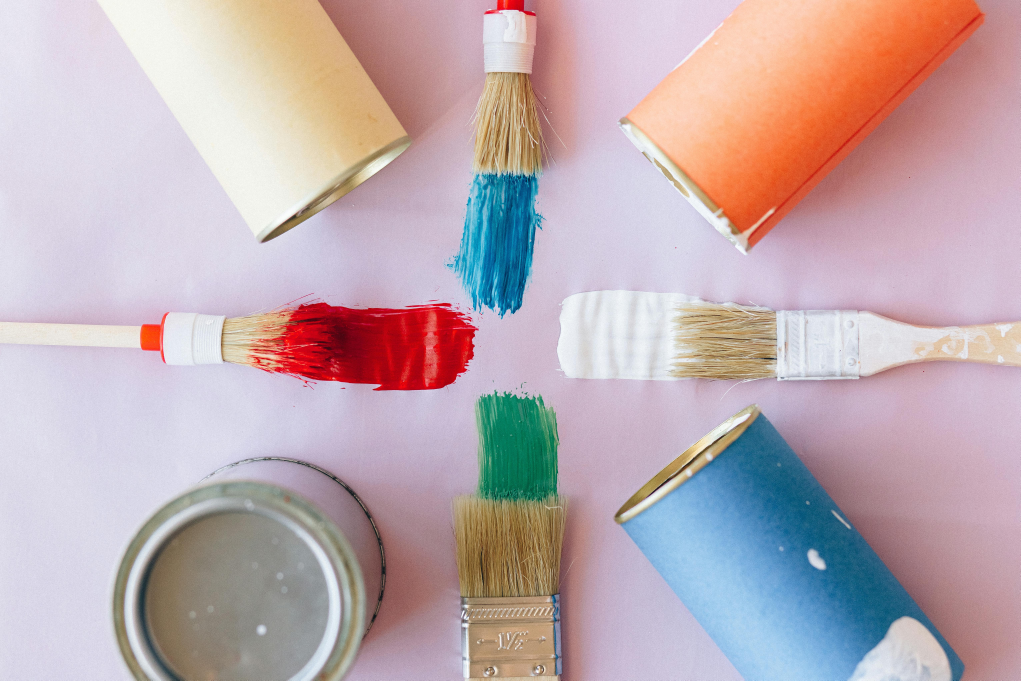
#> input picture TEST.jpg, 6121 x 4081 px, found by its file name (shown at 1/6 size)
$ python usesred.py
#> lines starting #> are read from the running program, lines starting #| are printed output that depends on the picture; after the words box and inside, x2 and y2 are one past the last pixel; in counts of white or black regions, pixels touching at a corner belong together
import cv2
import numpy as np

def get_red_shades():

    return {
        "Bright Red": (255, 0, 13),
        "Lipstick Red": (192, 2, 47),
        "Rusty Red": (175, 47, 13),
        "Fire Engine Red": (254, 0, 2),
        "Deep Red": (154, 2, 0),
        "Cherry Red": (247, 2, 42),
        "Scarlet": (190, 1, 25),
        "Rose Red": (190, 1, 60),
        "Crimson": (153, 0, 0),
        "Maroon": (128, 0, 0),
        "Vermilion": (227, 66, 52),
        "Burgundy": (128, 0, 32),
        "Carmine": (150, 0, 24),
        "Coral Red": (255, 64, 64),
        "Ruby Red": (155, 17, 30),
        "Blood Red": (102, 0, 0),
        "Tomato Red": (255, 99, 71),
        "Salmon Red": (250, 128, 114),
        "Dark Red": (139, 0, 0),
        "Indian Red": (205, 92, 92)
    }

def convert_to_lab(color_bgr):
    """ Converts a BGR color to LAB space for accurate perceptual color matching. """
    color_bgr = np.uint8([[color_bgr]])  # Convert to NumPy array
    color_lab = cv2.cvtColor(color_bgr, cv2.COLOR_BGR2LAB)  # Convert to LAB
    return tuple(map(int, color_lab[0][0]))

def detect_reds(image_path):
    """ Detects red shades in an image and matches them to the closest predefined shade. """
#> called with image_path = 'images/TEST.jpg'
    image = cv2.imread(image_path)
#> image is the input picture: shape (4081, 6121, 3); mean B, G, R 177.1, 172.4, 191.1
    hsv = cv2.cvtColor(image, cv2.COLOR_BGR2HSV)
#> hsv: shape (4081, 6121, 3); mean H, S, V 102, 60.8, 204.1

    # Define the red color range in HSV (Red has two ranges in HSV)
    lower_red1 = np.array([0, 50, 50])
    upper_red1 = np.array([10, 255, 255])
    lower_red2 = np.array([170, 50, 50])
    upper_red2 = np.array([180, 255, 255])

    mask1 = cv2.inRange(hsv, lower_red1, upper_red1)
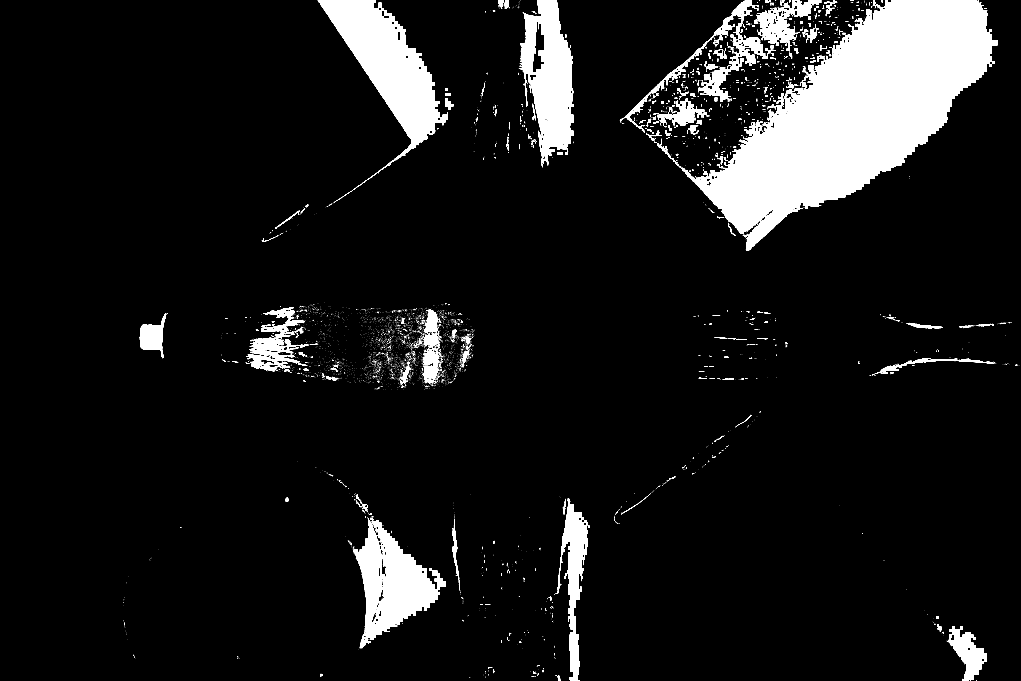
#> mask1: shape (4081, 6121) (shown at 1/6 size); 9% white; 7890 white regions (7238 under 20 px), largest, box (x1, y1, x2, y2) and area: (4096, 0, 5984, 1506) 1201509, (1907, 0, 2688, 1072) 276658, (2122, 3107, 2672, 3889) 186152
    mask2 = cv2.inRange(hsv, lower_red2, upper_red2)
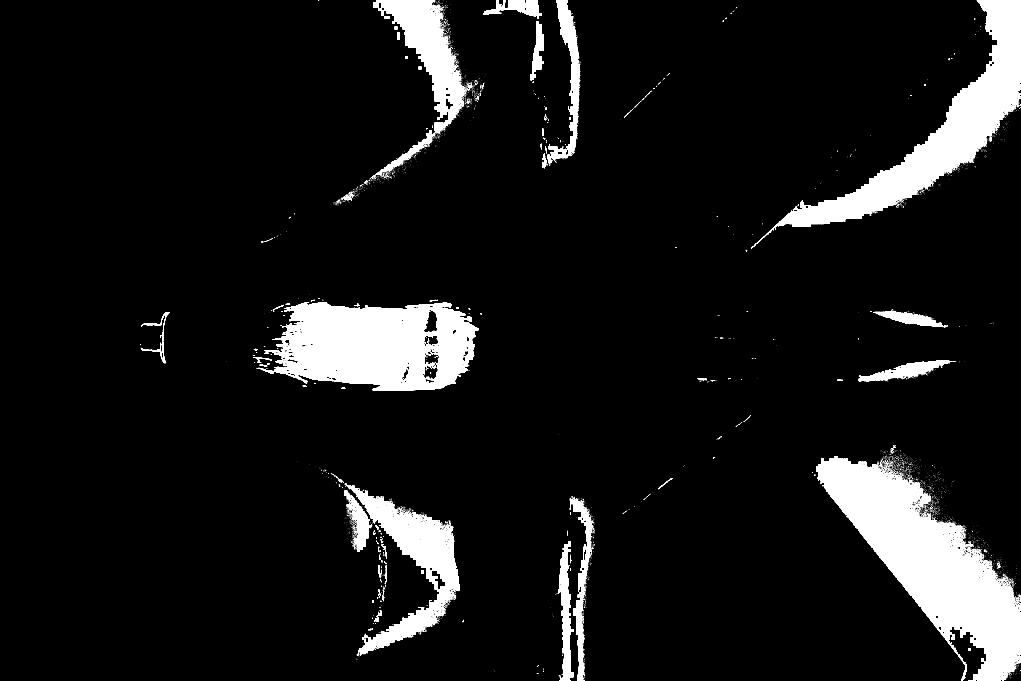
#> mask2: shape (4081, 6121) (shown at 1/6 size); 7.7% white; 14408 white regions (13845 under 20 px), largest, box (x1, y1, x2, y2) and area: (4896, 2736, 6121, 4081) 528214, (1543, 1812, 2872, 2345) 465440, (4506, 0, 6121, 1493) 397988
    mask = mask1 + mask2  # Combine both red masks
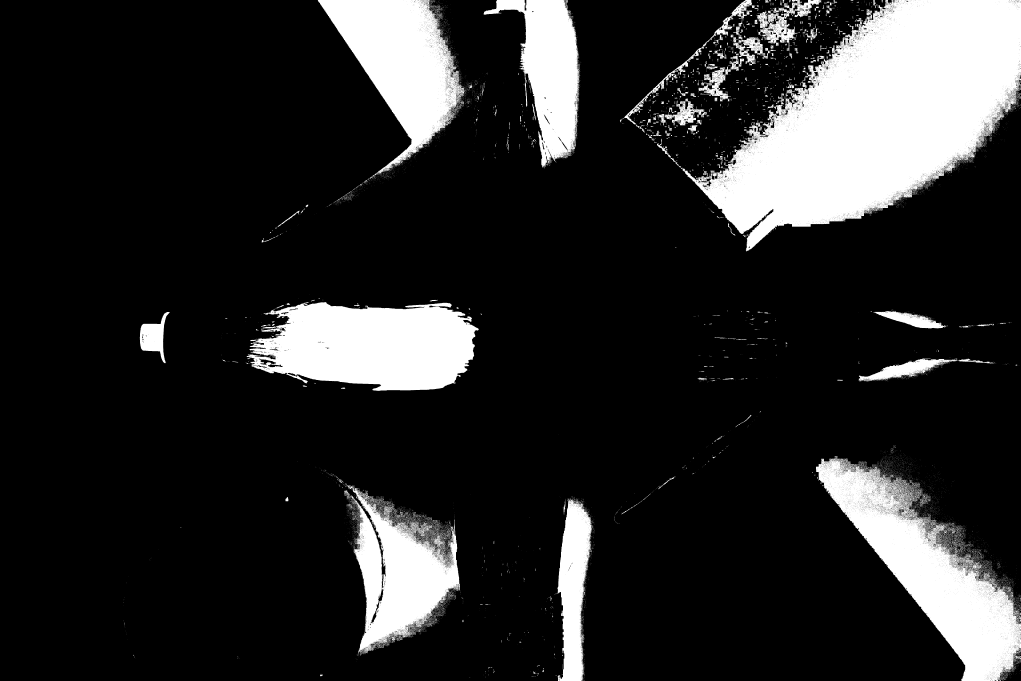
#> mask: shape (4081, 6121) (shown at 1/6 size); 16.7% white; 16394 white regions (15450 under 20 px)

    contours, _ = cv2.findContours(mask, cv2.RETR_EXTERNAL, cv2.CHAIN_APPROX_SIMPLE)
#> contours = 16225 contours, 15735 with area under 20; largest, box (x1, y1, x2, y2) and area: (4096, 0, 6121, 1509) 1622417, (4896, 2736, 6121, 4081) 598600, (1480, 1812, 2872, 2345) 551629, (1907, 0, 2787, 1073) 428538, (2080, 2911, 2761, 3923) 342298

    red_shades = get_red_shades()
    red_shades_lab = {color: convert_to_lab(value) for color, value in red_shades.items()}

    detected_colors = set()

    for cnt in contours:
        if cv2.contourArea(cnt) < 150:  # Ignore small areas (noise)
            continue

        x, y, w, h = cv2.boundingRect(cnt)
        roi = image[y:y+h, x:x+w]
        avg_color = cv2.mean(roi)[:3]  # Extract average BGR color
        avg_color_lab = convert_to_lab(tuple(map(int, avg_color)))

        # Find the closest red shade using LAB color distance
        closest_shade = min(
            red_shades_lab.keys(),
            key=lambda k: np.linalg.norm(np.array(avg_color_lab) - np.array(red_shades_lab[k]))
        )
        detected_colors.add(closest_shade)
#> this loop made 16225 passes
#> cnt on passes 1 to 3: [[3506, 4080]], [[3500, 4080]], [[6035, 4079]]
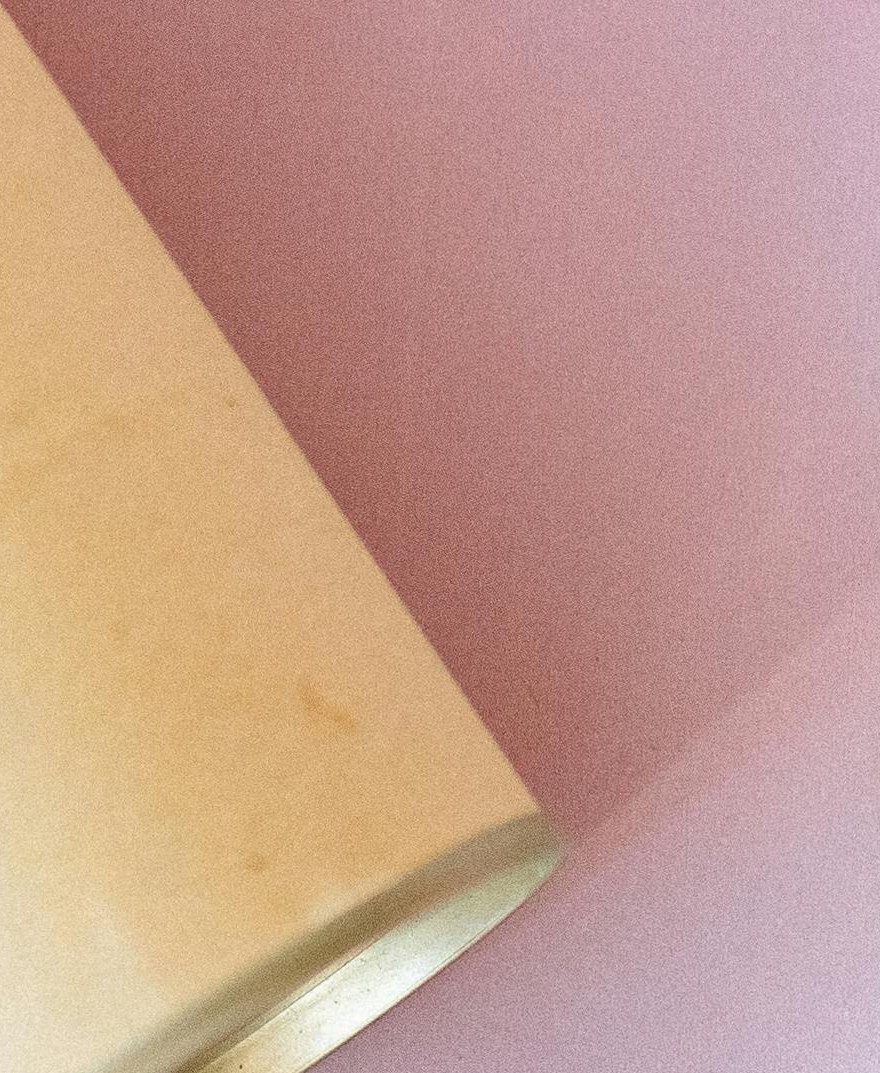
#> roi: shape (1073, 880, 3); mean B, G, R 141.1, 156.6, 196.7
#> after the loop, detected_colors = 2 items

    return detected_colors

def print_color_uses(detected_colors):
    """ Prints detected red shades with their common uses. """
    color_uses = {
        "Bright Red": "Used in high-energy designs, branding, and warning signs.",
        "Lipstick Red": "Common in cosmetics, fashion, and bold statement pieces.",
        "Rusty Red": "Popular in vintage themes, autumn palettes, and home decor.",
        "Fire Engine Red": "Seen in emergency vehicles, alarms, and safety signs.",
        "Deep Red": "Used in luxury branding, formal wear, and classic themes.",
        "Cherry Red": "Common in food branding, vibrant fashion, and passion themes.",
        "Scarlet": "Popular in sports branding, national flags, and intense visuals.",
        "Rose Red": "Used in romance themes, floral designs, and beauty products.",
        "Crimson": "Found in university branding, regal aesthetics, and deep tones.",
        "Maroon": "Popular in academia, formal wear, and elegant interiors.",
        "Vermilion": "Used in cultural art, Asian designs, and bold branding.",
        "Burgundy": "Common in wine branding, high-end fashion, and formal decor.",
        "Carmine": "Used in makeup, traditional art, and bold clothing.",
        "Coral Red": "Popular in summer fashion, tropical themes, and fresh aesthetics.",
        "Ruby Red": "Found in jewelry, luxury branding, and passionate themes.",
        "Blood Red": "Used in gothic themes, horror aesthetics, and deep emotions.",
        "Tomato Red": "Common in food branding, fresh produce, and kitchen designs.",
        "Salmon Red": "Seen in soft pastels, warm interiors, and beachwear.",
        "Dark Red": "Popular in historical themes, vintage aesthetics, and classic branding.",
        "Indian Red": "Used in rustic themes, earthy tones, and cultural designs."
    }

    for color in detected_colors:
        print(f"Detected {color}: {color_uses.get(color, 'No specific use found.')}")

if __name__ == "__main__":
    image_path = "images/TEST.jpg"
    detected_colors = detect_reds(image_path)
#> detected_colors = 2 items
    print_color_uses(detected_colors)
